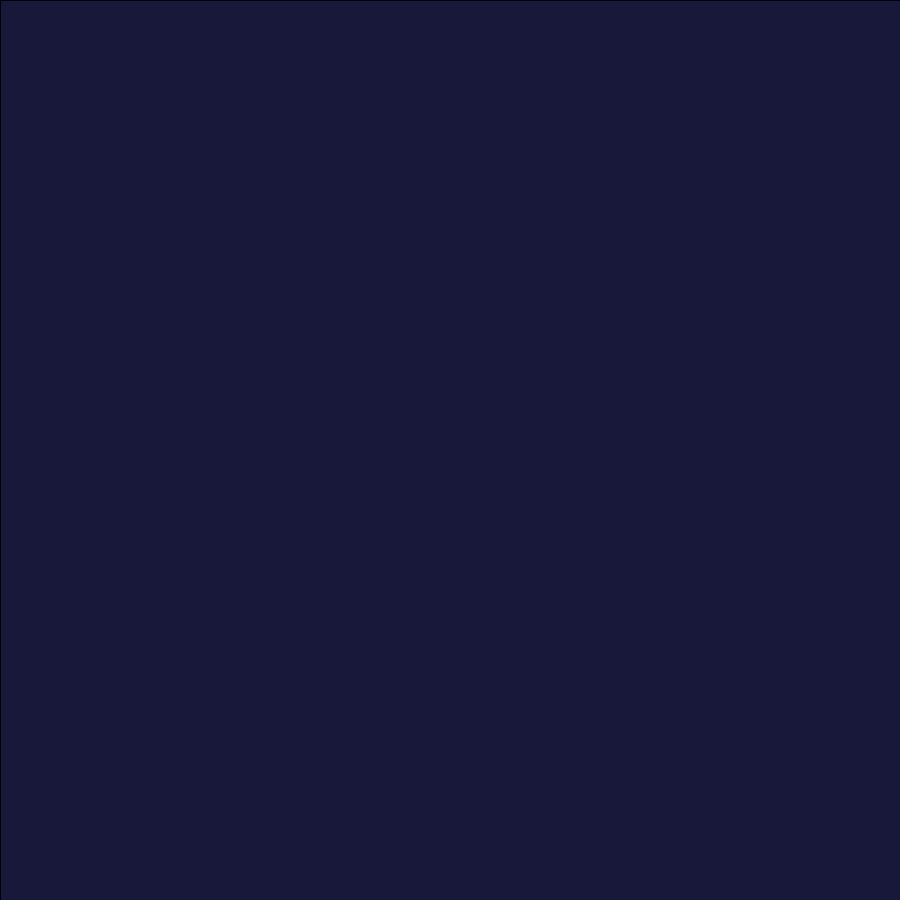
Frame 1 (no input)
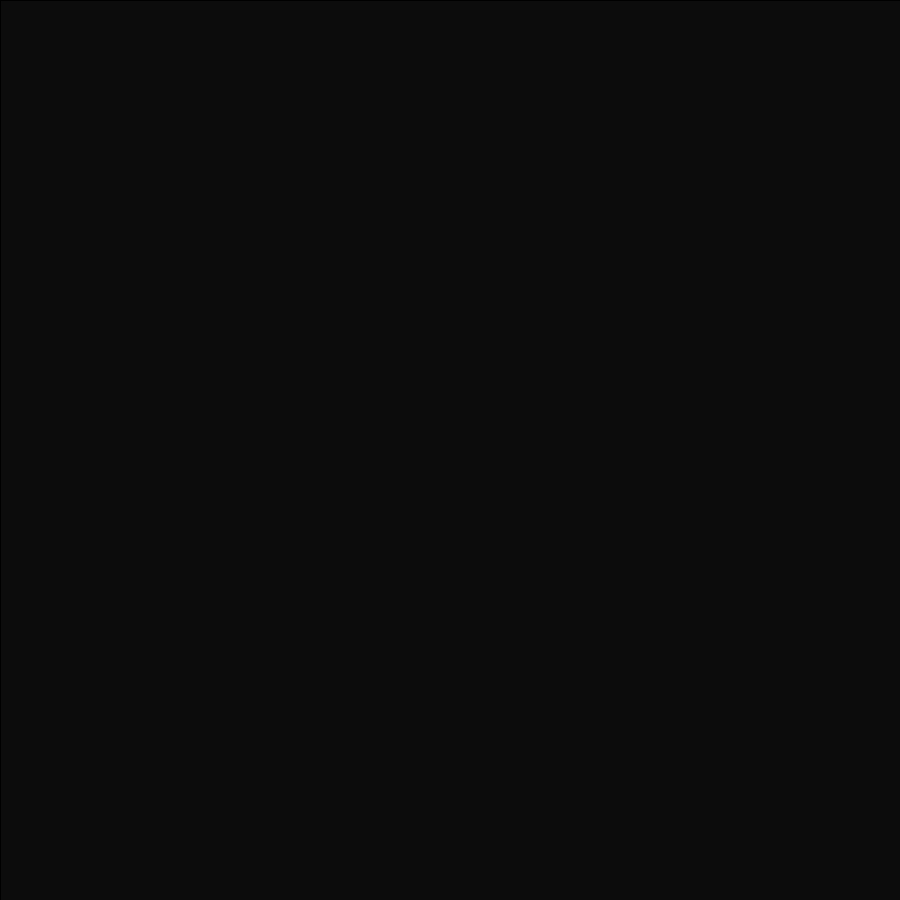
Frame 60 (the mouse pressed at the canvas centre just before this capture)
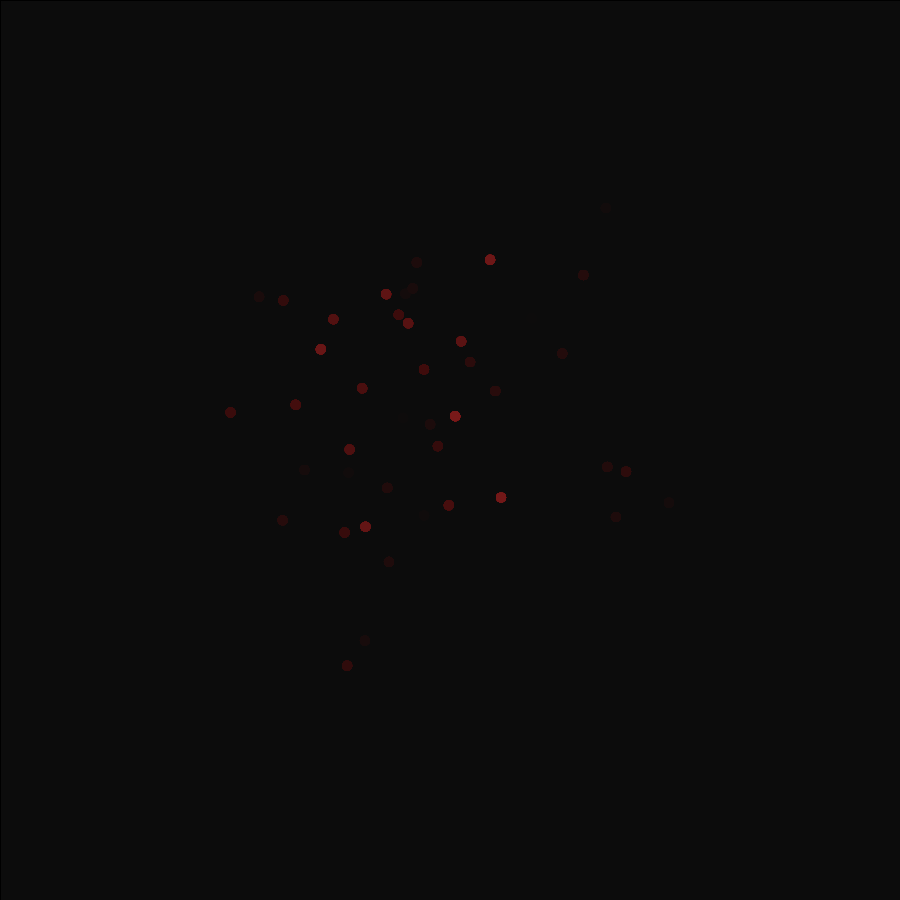
Frame 120 (the mouse held since frame 60 and released just before this capture)

The Processing sketch that drew these frames (run headless with seeded random() and noise(); from frame 60 on, the mouse is pressed at the canvas centre):

// Processing sketch: Kerbal_Space_Program_url
// ── Kerbal_Space_Program_url.pde
void setup(){
      size(900, 900);
    background(25, 25, 60);
}


void draw(){
int x = (int)random(900);
int y = (int) random(900);
 makeMagical();
 if(mousePressed){
  for(int p = 0; p<50;p++){
  fill(frameCount,25,25);
    ellipse(getWormY(y),getWormX(x),10,10);
  
  }
 }
}
 float frequency = .004;
    float noiseInterval = 4;

    void makeMagical() {
        fill( 0, 0, 0, 10 );
        rect(0, 0, width, height);
        noStroke();
    }

    float getWormX(int i) {
        return map(noise(i*noiseInterval + frameCount * frequency), 0, 1, 0, width);
    }

    float getWormY(int i) {
        return map(noise(i*noiseInterval+1 + frameCount * frequency), 0, 1, 0, height);
    }
